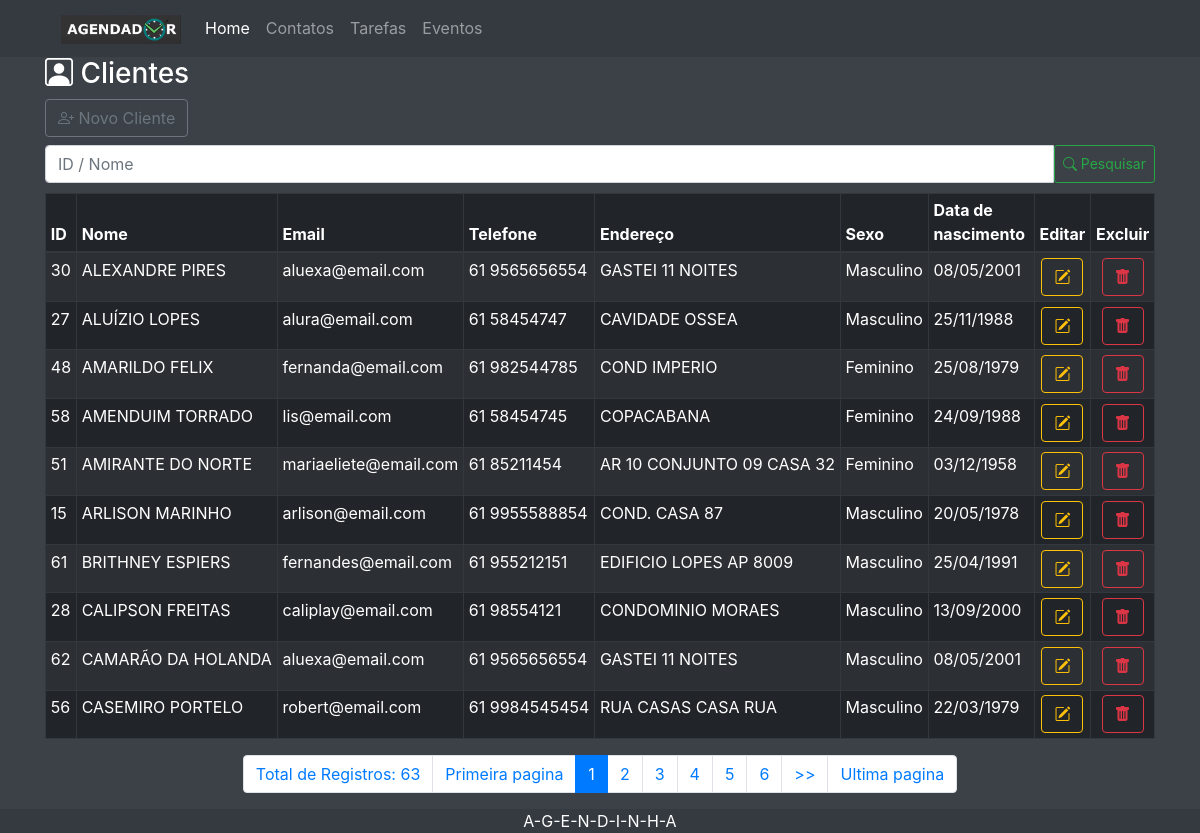
The page /Agendinha/index.php?menuop=contatos on the database its author committed.
### tables this page shows
CREATE TABLE `tbcliente` (
  `idCliente` int(11) NOT NULL,
  `nomeCliente` varchar(200) NOT NULL,
  `emailCliente` varchar(150) NOT NULL,
  `telefoneCliente` varchar(30) NOT NULL,
  `enderecoCliente` varchar(300) NOT NULL,
  `sexoCliente` char(1) NOT NULL,
  `dataNascCliente` date NOT NULL,
  `cpfCliente` varchar(30) NOT NULL
);

### Agendinha/paginas/contatos/contatos.php (the view, shortened to what this page needs)
<header>
<h3><i class="bi bi-person-square"></i> Clientes  </h3>
</header>
<div>
    <a class="btn btn-outline-secondary mb-2" href="index.php?menuop=cad-cliente"><i class="bi bi-person-plus"></i> Novo Cliente</a>
</div>
<div class="pesquisa">
    <form action="index.php?menuop=contatos" method="post">
        <div class="input-group">
            <input class="form-control" type="text" name="txt_pesquisa" placeholder="ID / Nome">
            <button class="btn btn-outline-success btn-sm" type="submit"><i class="bi bi-search"></i> Pesquisar</button>
        </div>
    </form>
</div>
<div class="tabela">
<table class="table table-dark table-striped table-bordered table-sm">
    <thead>
        <tr>
            <th>ID</th>
            <th>Nome</th>
            <th>Email</th>
            <th>Telefone</th>
            <th>Endereço</th>
            <th>Sexo</th>
            <th>Data de nascimento</th>
            <th>Editar</th>
            <th>Excluir</th>
        </tr>
    </thead>
    <tbody>
        <?php
        $quantidade = 10;
        $pagina = (isset($_GET['pagina']))?(int)$_GET['pagina']:1;
        $inicio = ($quantidade * $pagina) - $quantidade;
        $txt_pesquisa = (isset($_POST["txt_pesquisa"]))?$_POST["txt_pesquisa"]:"";
        $sql = "SELECT idCliente,
        upper(nomeCliente) AS nomeCliente,
        lower(emailCliente) AS emailCliente,
        telefoneCliente,
        upper(enderecoCliente) AS enderecoCliente,
        CASE
            WHEN sexoCliente='M' THEN 'Masculino'
            WHEN sexoCliente='F' THEN 'Feminino'
        ELSE
            'Não especificado'
        END AS sexoCliente,
        date_format(dataNascCliente, '%d/%m/%Y') AS dataNascCliente
        FROM tbcliente
        WHERE
        idCliente='{$txt_pesquisa}' or
        nomeCliente LIKE '%{$txt_pesquisa}%'
        ORDER BY nomeCliente ASC
        LIMIT $inicio, $quantidade
        ";
        $rs = mysqli_query($conexao, $sql) or die("Erro ao executar a consulta!" . mysqli_error($conexao));
        while($dados = mysqli_fetch_assoc($rs)){
        ?>
        <tr>
            <td><?=$dados["idCliente"]?></td>
            <td class="text-nowrap"><?=$dados["nomeCliente"]?></td>
            <td class="text-nowrap"><?=$dados["emailCliente"]?></td>
            <td class="text-nowrap"><?=$dados["telefoneCliente"]?></td>
            <td class="text-nowrap"><?=$dados["enderecoCliente"]?></td>
            <td><?=$dados["sexoCliente"]?></td>
            <td><?=$dados["dataNascCliente"]?></td>
            <td class="text-center"><a class="btn btn-outline-warning btn-sm-outline" href="index.php?menuop=editar-cliente&idCliente=<?=$dados["idCliente"]?>"><i class="bi bi-pencil-square"></i></a></td>
            <td class="text-center"><a  class="btn btn-outline-danger btn-sm-outline" href="index.php?menuop=excluir-cliente&idCliente=<?=$dados["idCliente"]?>"><i class="bi bi-trash-fill"></i></a></td>
        </tr>
        <?php
        }
        ?>
    </tbody>
</table>
</div>
<ul class="pagination justify-content-center">
<?php
$sqlTotal = "SELECT idCliente FROM tbcliente";
$qrTotal = mysqli_query($conexao, $sqlTotal) or die (mysqli_error($conexao));
$numTotal = mysqli_num_rows($qrTotal);
$totalPagina = ceil($numTotal/$quantidade);
echo "<li class='page-item'><span class='page-link'>Total de Registros: $numTotal </span></li>";
echo "<li class='page-item'><a class='page-link' href=\"?menuop=contatos&pagina=1\">Primeira pagina</a></li>";
    ?>
    <?php
for ($i=1;$i<=$totalPagina;$i++){
    if($i>=($pagina-5) && $i <=($pagina+5)){
        if($i == $pagina){
            echo "<li class='page-item active'><span class='page-link' href='#'>$i</span></li>";
        }else{
            echo "<li class='page-item'><a class='page-link' href=\"?menuop=contatos&pagina=$i\">$i</a></li> ";
        }
    }
}
if($pagina<($totalPagina)){
    ?>
    <li class="page-item"> <a class="page-link" href="?menuop=contatos&pagina=<?php echo $pagina+1?>">  >>  </a></li>
    <?php
}
echo "<li class='page-item'><a class='page-link' href=\"?menuop=contatos&pagina=$totalPagina\">Ultima pagina</a></li>";
?>
</ul>

### Agendinha/index.php (shortened to what this page needs)
<?php
include("db/conexao.php");
?>
<!DOCTYPE html>
<html lang="en">
<head>
    <link rel="stylesheet" href="https://stackpath.bootstrapcdn.com/bootstrap/4.1.3/css/bootstrap.min.css">
    <link rel="stylesheet" href="https://cdn.jsdelivr.net/npm/bootstrap-icons@1.10.3/font/bootstrap-icons.css">
    <link rel="stylesheet" href="css/estilopadrao.css">
</head>
<body>
    <header class="bg-dark">
        <div class="container">
        <nav class="navbar navbar-expand-lg navbar-dark bg-dark">
            <a class="navbar-brand" href="#">
                <img src="img/logo_agendador.png" alt="Agendinha" width="120">
            </a>
        <div class="collapse navbar-collapse" id="conteudoNavbarSuportado">
            <ul class="navbar-nav mr-auto">
                <li class="nav-item active" id=""><a class="nav-link" href="index.php?menuop=home">Home</a></li>
                <li class="nav-item" id=""><a class="nav-link" href="index.php?menuop=contatos">Contatos</a></li>
                <li class="nav-item" id=""><a class="nav-link" href="index.php?menuop=tarefas">Tarefas</a></li>
                <li class="nav-item" id=""><a class="nav-link" href="index.php?menuop=eventos">Eventos</a></li>
            </ul>
        </div>
        </nav>
        </div>
    </header>
    <main>
    <div class="container">
    <?php
        $menuop = (isset($_GET["menuop"]))?$_GET["menuop"]:"home";
        switch($menuop){
            case 'contatos':
                include("paginas/contatos/contatos.php");
                break;
        }
    ?>
    </div>
    </main>
    <footer class="container-fluid bg-dark">
        <div class="text-center">A-G-E-N-D-I-N-H-A</div>
    </footer>
</body>
</html>

### Agendinha/css/estilopadrao.css (style rules this page uses)
body { background-color: #3b4147; color: white; }
.tabela { margin-top: 10px; }

### rows shown on the page
tbcliente: idCliente "30", nomeCliente "ALEXANDRE PIRES", emailCliente "aluexa@email.com", telefoneCliente "61 9565656554", enderecoCliente "GASTEI 11 NOITES", sexoCliente "Masculino", dataNascCliente "08/05/2001"
tbcliente: idCliente "27", nomeCliente "ALUÍZIO LOPES", emailCliente "alura@email.com", telefoneCliente "61 58454747", enderecoCliente "CAVIDADE OSSEA", sexoCliente "Masculino", dataNascCliente "25/11/1988"
tbcliente: idCliente "48", nomeCliente "AMARILDO FELIX", emailCliente "fernanda@email.com", telefoneCliente "61 982544785", enderecoCliente "COND IMPERIO", sexoCliente "Feminino", dataNascCliente "25/08/1979"
tbcliente: idCliente "58", nomeCliente "AMENDUIM TORRADO", emailCliente "lis@email.com", telefoneCliente "61 58454745", enderecoCliente "COPACABANA", sexoCliente "Feminino", dataNascCliente "24/09/1988"
tbcliente: idCliente "51", nomeCliente "AMIRANTE DO NORTE", emailCliente "mariaeliete@email.com", telefoneCliente "61 85211454", enderecoCliente "AR 10 CONJUNTO 09 CASA 32", sexoCliente "Feminino", dataNascCliente "03/12/1958"
tbcliente: idCliente "15", nomeCliente "ARLISON MARINHO", emailCliente "arlison@email.com", telefoneCliente "61 9955588854", enderecoCliente "COND. CASA 87", sexoCliente "Masculino", dataNascCliente "20/05/1978"
tbcliente: idCliente "61", nomeCliente "BRITHNEY ESPIERS", emailCliente "fernandes@email.com", telefoneCliente "61 955212151", enderecoCliente "EDIFICIO LOPES AP 8009", sexoCliente "Masculino", dataNascCliente "25/04/1991"
tbcliente: idCliente "28", nomeCliente "CALIPSON FREITAS", emailCliente "caliplay@email.com", telefoneCliente "61 98554121", enderecoCliente "CONDOMINIO MORAES", sexoCliente "Masculino", dataNascCliente "13/09/2000"
tbcliente: idCliente "62", nomeCliente "CAMARÃO DA HOLANDA", emailCliente "aluexa@email.com", telefoneCliente "61 9565656554", enderecoCliente "GASTEI 11 NOITES", sexoCliente "Masculino", dataNascCliente "08/05/2001"
tbcliente: idCliente "56", nomeCliente "CASEMIRO PORTELO", emailCliente "robert@email.com", telefoneCliente "61 9984545454", enderecoCliente "RUA CASAS CASA RUA", sexoCliente "Masculino", dataNascCliente "22/03/1979"

### other values the page prints
$numTotal "63"
